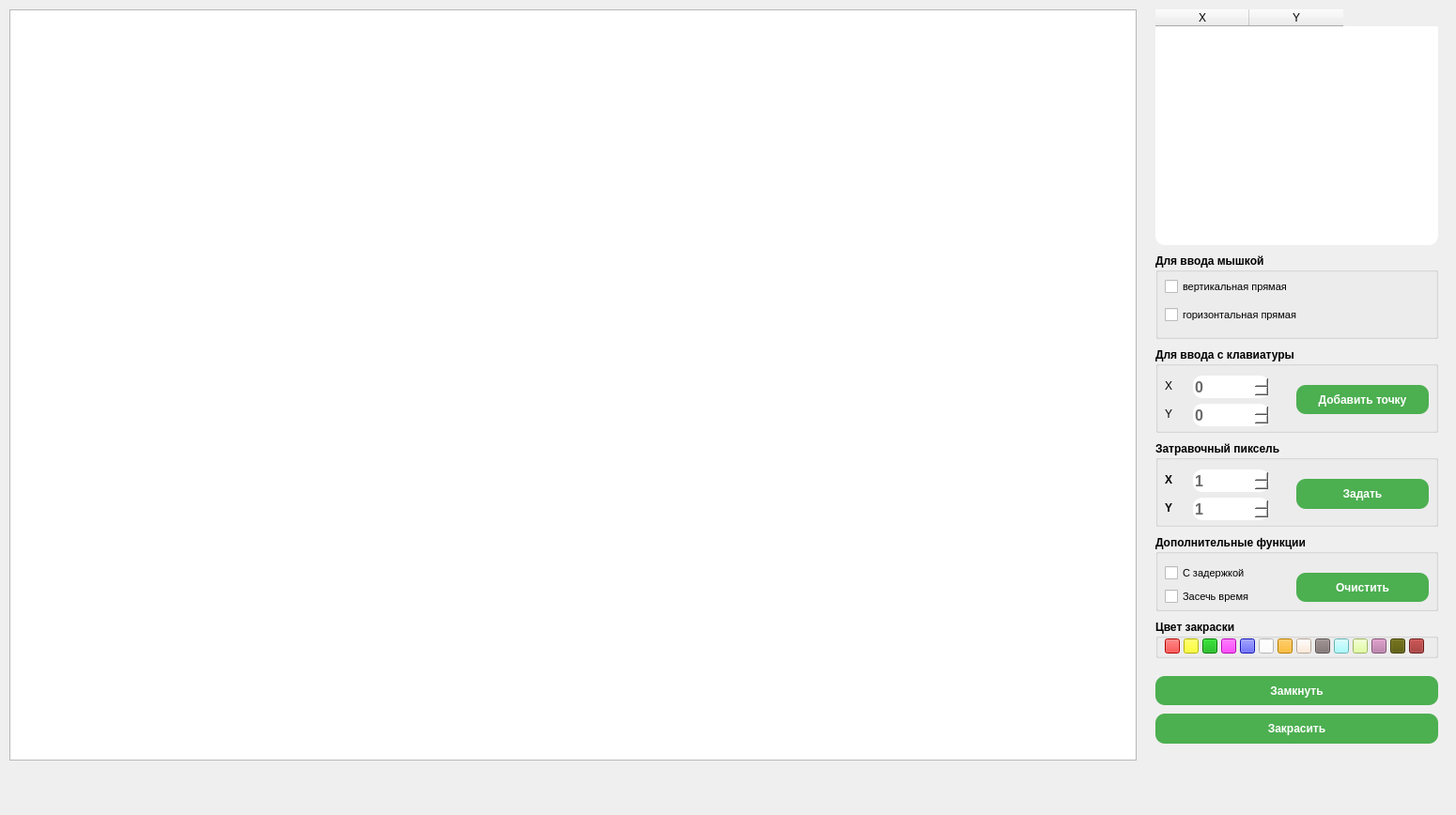
<?xml version="1.0" encoding="UTF-8"?>
<ui version="4.0">
 <class>MainWindow</class>
 <widget class="QMainWindow" name="MainWindow">
  <property name="geometry">
   <rect>
    <x>0</x>
    <y>0</y>
    <width>1550</width>
    <height>868</height>
   </rect>
  </property>
  <property name="windowTitle">
   <string>Заполнение областей</string>
  </property>
  <widget class="QWidget" name="centralwidget">
   <widget class="QGraphicsView" name="view">
    <property name="geometry">
     <rect>
      <x>10</x>
      <y>10</y>
      <width>1200</width>
      <height>800</height>
     </rect>
    </property>
    <property name="maximumSize">
     <size>
      <width>16777215</width>
      <height>811</height>
     </size>
    </property>
   </widget>
   <widget class="QTableWidget" name="table">
    <property name="geometry">
     <rect>
      <x>1230</x>
      <y>10</y>
      <width>301</width>
      <height>251</height>
     </rect>
    </property>
    <property name="styleSheet">
     <string notr="true">QTableWidget {display: inline-block;
                              font-size: 12px;
                              cursor: pointer;
                              text-align: center;
                              text-decoration: none;
                              outline: none;
                              color: #696969;
                              background-color: #fff;
                              border: none;
                              border-radius: 10px;
                              box-shadow: 0 9px #999;
                            }
QTableWidget:hover {background-color: #fff}
QTableWidget:pressed {
selection-background-color: #C0C0C0;
                              box-shadow: 0 5px #666;
                              transform: translateY(4px);
                            }</string>
    </property>
    <column>
     <property name="text">
      <string>X</string>
     </property>
    </column>
    <column>
     <property name="text">
      <string>Y</string>
     </property>
    </column>
   </widget>
   <widget class="QPushButton" name="paint">
    <property name="geometry">
     <rect>
      <x>1230</x>
      <y>760</y>
      <width>301</width>
      <height>32</height>
     </rect>
    </property>
    <property name="font">
     <font>
      <pointsize>-1</pointsize>
      <bold>true</bold>
      <underline>false</underline>
      <strikeout>false</strikeout>
     </font>
    </property>
    <property name="styleSheet">
     <string notr="true">QPushButton {
                                display: inline-block;
                                  font-size: 12px;
                                  cursor: pointer;
                                  text-align: center;
                                  text-decoration: none;
                                  outline: none;
                                  color: #fff;
                                  background-color: #4CAF50;
                                  border: none;
                                  border-radius: 10px;
                                 box-shadow: 0 9px #999;
                                }
QPushButton:hover {background-color: #3e8e41}
QPushButton:pressed {
                                  background-color: #3e8e41;
                                  box-shadow: 0 5px #666;
                                  transform: translateY(4px);
                                }</string>
    </property>
    <property name="text">
     <string>Закрасить</string>
    </property>
   </widget>
   <widget class="QLabel" name="label_color">
    <property name="geometry">
     <rect>
      <x>1430</x>
      <y>790</y>
      <width>51</width>
      <height>31</height>
     </rect>
    </property>
    <property name="text">
     <string>&lt;html&gt;&lt;head/&gt;&lt;body&gt;&lt;p&gt;&lt;br/&gt;&lt;/p&gt;&lt;/body&gt;&lt;/html&gt;</string>
    </property>
   </widget>
   <widget class="QGroupBox" name="groupBox">
    <property name="geometry">
     <rect>
      <x>1230</x>
      <y>270</y>
      <width>301</width>
      <height>91</height>
     </rect>
    </property>
    <property name="font">
     <font>
      <pointsize>9</pointsize>
      <bold>true</bold>
     </font>
    </property>
    <property name="title">
     <string>Для ввода мышкой</string>
    </property>
    <widget class="QCheckBox" name="vertic">
     <property name="geometry">
      <rect>
       <x>10</x>
       <y>20</y>
       <width>251</width>
       <height>31</height>
      </rect>
     </property>
     <property name="font">
      <font>
       <pointsize>8</pointsize>
       <bold>false</bold>
      </font>
     </property>
     <property name="text">
      <string>вертикальная прямая</string>
     </property>
    </widget>
    <widget class="QCheckBox" name="horiz">
     <property name="geometry">
      <rect>
       <x>10</x>
       <y>50</y>
       <width>271</width>
       <height>31</height>
      </rect>
     </property>
     <property name="font">
      <font>
       <pointsize>8</pointsize>
       <bold>false</bold>
      </font>
     </property>
     <property name="text">
      <string>горизонтальная прямая</string>
     </property>
    </widget>
   </widget>
   <widget class="QGroupBox" name="groupBox_2">
    <property name="geometry">
     <rect>
      <x>1230</x>
      <y>370</y>
      <width>301</width>
      <height>91</height>
     </rect>
    </property>
    <property name="font">
     <font>
      <bold>true</bold>
     </font>
    </property>
    <property name="title">
     <string>Для ввода с клавиатуры</string>
    </property>
    <widget class="QSpinBox" name="x">
     <property name="geometry">
      <rect>
       <x>40</x>
       <y>30</y>
       <width>81</width>
       <height>24</height>
      </rect>
     </property>
     <property name="styleSheet">
      <string notr="true">QSpinBox {
                              display: inline-block;
                              font-size: 16px;
                              cursor: pointer;
                              text-align: center;
                              text-decoration: none;
                              outline: none;
                              color: #696969;
                              background-color: #fff;
                              border: none;
                              border-radius: 10px;
                              box-shadow: 0 9px #999;
                            }
                            QSpinBox:hover {background-color: #fff}
                            QSpinBox:pressed {
                              selection-background-color: #C0C0C0;
                              box-shadow: 0 5px #666;
                              transform: translateY(4px);
                            }</string>
     </property>
     <property name="minimum">
      <number>0</number>
     </property>
     <property name="maximum">
      <number>1200</number>
     </property>
    </widget>
    <widget class="QLabel" name="label">
     <property name="geometry">
      <rect>
       <x>10</x>
       <y>30</y>
       <width>16</width>
       <height>21</height>
      </rect>
     </property>
     <property name="font">
      <font>
       <bold>false</bold>
      </font>
     </property>
     <property name="text">
      <string>X</string>
     </property>
    </widget>
    <widget class="QSpinBox" name="y">
     <property name="geometry">
      <rect>
       <x>40</x>
       <y>60</y>
       <width>81</width>
       <height>24</height>
      </rect>
     </property>
     <property name="styleSheet">
      <string notr="true">QSpinBox {
                              display: inline-block;
                              font-size: 16px;
                              cursor: pointer;
                              text-align: center;
                              text-decoration: none;
                              outline: none;
                              color: #696969;
                              background-color: #fff;
                              border: none;
                              border-radius: 10px;
                              box-shadow: 0 9px #999;
                            }
                            QSpinBox:hover {background-color: #fff}
                            QSpinBox:pressed {
                              selection-background-color: #C0C0C0;
                              box-shadow: 0 5px #666;
                              transform: translateY(4px);
                            }</string>
     </property>
     <property name="minimum">
      <number>0</number>
     </property>
     <property name="maximum">
      <number>800</number>
     </property>
    </widget>
    <widget class="QLabel" name="label_2">
     <property name="geometry">
      <rect>
       <x>10</x>
       <y>60</y>
       <width>16</width>
       <height>21</height>
      </rect>
     </property>
     <property name="font">
      <font>
       <bold>false</bold>
      </font>
     </property>
     <property name="text">
      <string>Y</string>
     </property>
    </widget>
    <widget class="QPushButton" name="addpoint">
     <property name="geometry">
      <rect>
       <x>150</x>
       <y>40</y>
       <width>141</width>
       <height>31</height>
      </rect>
     </property>
     <property name="font">
      <font>
       <pointsize>-1</pointsize>
       <bold>true</bold>
       <underline>false</underline>
       <strikeout>false</strikeout>
      </font>
     </property>
     <property name="styleSheet">
      <string notr="true">QPushButton {
                                display: inline-block;
                                  font-size: 12px;
                                  cursor: pointer;
                                  text-align: center;
                                  text-decoration: none;
                                  outline: none;
                                  color: #fff;
                                  background-color: #4CAF50;
                                  border: none;
                                  border-radius: 10px;
                                 box-shadow: 0 9px #999;
                                }
QPushButton:hover {background-color: #3e8e41}
QPushButton:pressed {
                                  background-color: #3e8e41;
                                  box-shadow: 0 5px #666;
                                  transform: translateY(4px);
                                }</string>
     </property>
     <property name="text">
      <string>Добавить точку</string>
     </property>
    </widget>
   </widget>
   <widget class="QGroupBox" name="groupBox_3">
    <property name="geometry">
     <rect>
      <x>1230</x>
      <y>470</y>
      <width>301</width>
      <height>91</height>
     </rect>
    </property>
    <property name="font">
     <font>
      <bold>true</bold>
     </font>
    </property>
    <property name="title">
     <string>Затравочный пиксель</string>
    </property>
    <widget class="QSpinBox" name="p_x">
     <property name="geometry">
      <rect>
       <x>40</x>
       <y>30</y>
       <width>81</width>
       <height>24</height>
      </rect>
     </property>
     <property name="styleSheet">
      <string notr="true">QSpinBox {
                              display: inline-block;
                              font-size: 16px;
                              cursor: pointer;
                              text-align: center;
                              text-decoration: none;
                              outline: none;
                              color: #696969;
                              background-color: #fff;
                              border: none;
                              border-radius: 10px;
                              box-shadow: 0 9px #999;
                            }
                            QSpinBox:hover {background-color: #fff}
                            QSpinBox:pressed {
                              selection-background-color: #C0C0C0;
                              box-shadow: 0 5px #666;
                              transform: translateY(4px);
                            }</string>
     </property>
     <property name="minimum">
      <number>1</number>
     </property>
     <property name="maximum">
      <number>1200</number>
     </property>
    </widget>
    <widget class="QLabel" name="label_4">
     <property name="geometry">
      <rect>
       <x>10</x>
       <y>30</y>
       <width>16</width>
       <height>21</height>
      </rect>
     </property>
     <property name="text">
      <string>X</string>
     </property>
    </widget>
    <widget class="QSpinBox" name="p_y">
     <property name="geometry">
      <rect>
       <x>40</x>
       <y>60</y>
       <width>81</width>
       <height>24</height>
      </rect>
     </property>
     <property name="styleSheet">
      <string notr="true">QSpinBox {
                              display: inline-block;
                              font-size: 16px;
                              cursor: pointer;
                              text-align: center;
                              text-decoration: none;
                              outline: none;
                              color: #696969;
                              background-color: #fff;
                              border: none;
                              border-radius: 10px;
                              box-shadow: 0 9px #999;
                            }
                            QSpinBox:hover {background-color: #fff}
                            QSpinBox:pressed {
                              selection-background-color: #C0C0C0;
                              box-shadow: 0 5px #666;
                              transform: translateY(4px);
                            }</string>
     </property>
     <property name="minimum">
      <number>1</number>
     </property>
     <property name="maximum">
      <number>800</number>
     </property>
    </widget>
    <widget class="QLabel" name="label_5">
     <property name="geometry">
      <rect>
       <x>10</x>
       <y>60</y>
       <width>16</width>
       <height>21</height>
      </rect>
     </property>
     <property name="text">
      <string>Y</string>
     </property>
    </widget>
    <widget class="QPushButton" name="pixel_z">
     <property name="geometry">
      <rect>
       <x>150</x>
       <y>40</y>
       <width>141</width>
       <height>32</height>
      </rect>
     </property>
     <property name="styleSheet">
      <string notr="true">QPushButton {
                                display: inline-block;
                                  font-size: 12px;
                                  cursor: pointer;
                                  text-align: center;
                                  text-decoration: none;
                                  outline: none;
                                  color: #fff;
                                  background-color: #4CAF50;
                                  border: none;
                                  border-radius: 10px;
                                 box-shadow: 0 9px #999;
                                }
QPushButton:hover {background-color: #3e8e41}
QPushButton:pressed {
                                  background-color: #3e8e41;
                                  box-shadow: 0 5px #666;
                                  transform: translateY(4px);
                                }</string>
     </property>
     <property name="text">
      <string>Задать</string>
     </property>
    </widget>
   </widget>
   <widget class="QGroupBox" name="groupBox_4">
    <property name="geometry">
     <rect>
      <x>1230</x>
      <y>570</y>
      <width>301</width>
      <height>81</height>
     </rect>
    </property>
    <property name="font">
     <font>
      <bold>true</bold>
     </font>
    </property>
    <property name="title">
     <string>Дополнительные функции</string>
    </property>
    <widget class="QCheckBox" name="delay">
     <property name="geometry">
      <rect>
       <x>10</x>
       <y>30</y>
       <width>161</width>
       <height>20</height>
      </rect>
     </property>
     <property name="font">
      <font>
       <pointsize>8</pointsize>
       <bold>false</bold>
      </font>
     </property>
     <property name="text">
      <string>С задержкой</string>
     </property>
    </widget>
    <widget class="QCheckBox" name="timer">
     <property name="geometry">
      <rect>
       <x>10</x>
       <y>50</y>
       <width>161</width>
       <height>31</height>
      </rect>
     </property>
     <property name="font">
      <font>
       <pointsize>8</pointsize>
       <bold>false</bold>
      </font>
     </property>
     <property name="text">
      <string>Засечь время</string>
     </property>
    </widget>
    <widget class="QPushButton" name="erase">
     <property name="geometry">
      <rect>
       <x>150</x>
       <y>40</y>
       <width>141</width>
       <height>31</height>
      </rect>
     </property>
     <property name="styleSheet">
      <string notr="true">QPushButton {
                                display: inline-block;
                                  font-size: 12px;
                                  cursor: pointer;
                                  text-align: center;
                                  text-decoration: none;
                                  outline: none;
                                  color: #fff;
                                  background-color: #4CAF50;
                                  border: none;
                                  border-radius: 10px;
                                 box-shadow: 0 9px #999;
                                }
QPushButton:hover {background-color: #3e8e41}
QPushButton:pressed {
                                  background-color: #3e8e41;
                                  box-shadow: 0 5px #666;
                                  transform: translateY(4px);
                                }</string>
     </property>
     <property name="text">
      <string>Очистить</string>
     </property>
    </widget>
   </widget>
   <widget class="QPushButton" name="lock">
    <property name="geometry">
     <rect>
      <x>1230</x>
      <y>720</y>
      <width>301</width>
      <height>31</height>
     </rect>
    </property>
    <property name="font">
     <font>
      <pointsize>-1</pointsize>
      <bold>true</bold>
      <underline>false</underline>
      <strikeout>false</strikeout>
     </font>
    </property>
    <property name="styleSheet">
     <string notr="true">QPushButton {
                                display: inline-block;
                                  font-size: 12px;
                                  cursor: pointer;
                                  text-align: center;
                                  text-decoration: none;
                                  outline: none;
                                  color: #fff;
                                  background-color: #4CAF50;
                                  border: none;
                                  border-radius: 10px;
                                 box-shadow: 0 9px #999;
                                }
QPushButton:hover {background-color: #3e8e41}
QPushButton:pressed {
                                  background-color: #3e8e41;
                                  box-shadow: 0 5px #666;
                                  transform: translateY(4px);
                                }</string>
    </property>
    <property name="text">
     <string>Замкнуть</string>
    </property>
   </widget>
   <widget class="QGroupBox" name="groupBox_5">
    <property name="geometry">
     <rect>
      <x>1230</x>
      <y>660</y>
      <width>301</width>
      <height>41</height>
     </rect>
    </property>
    <property name="font">
     <font>
      <bold>true</bold>
     </font>
    </property>
    <property name="title">
     <string>Цвет закраски</string>
    </property>
    <widget class="QPushButton" name="addpoint_2">
     <property name="geometry">
      <rect>
       <x>10</x>
       <y>20</y>
       <width>16</width>
       <height>16</height>
      </rect>
     </property>
     <property name="styleSheet">
      <string notr="true">background-color: rgb(255, 0, 0);</string>
     </property>
     <property name="text">
      <string/>
     </property>
    </widget>
    <widget class="QPushButton" name="addpoint_3">
     <property name="geometry">
      <rect>
       <x>30</x>
       <y>20</y>
       <width>16</width>
       <height>16</height>
      </rect>
     </property>
     <property name="styleSheet">
      <string notr="true">background-color: rgb(255, 255, 0);</string>
     </property>
     <property name="text">
      <string/>
     </property>
    </widget>
    <widget class="QPushButton" name="addpoint_4">
     <property name="geometry">
      <rect>
       <x>50</x>
       <y>20</y>
       <width>16</width>
       <height>16</height>
      </rect>
     </property>
     <property name="styleSheet">
      <string notr="true">background-color: rgb(0, 170, 0);</string>
     </property>
     <property name="text">
      <string/>
     </property>
    </widget>
    <widget class="QPushButton" name="addpoint_5">
     <property name="geometry">
      <rect>
       <x>70</x>
       <y>20</y>
       <width>16</width>
       <height>16</height>
      </rect>
     </property>
     <property name="styleSheet">
      <string notr="true">background-color: rgb(255, 0, 255);</string>
     </property>
     <property name="text">
      <string/>
     </property>
    </widget>
    <widget class="QPushButton" name="addpoint_6">
     <property name="geometry">
      <rect>
       <x>90</x>
       <y>20</y>
       <width>16</width>
       <height>16</height>
      </rect>
     </property>
     <property name="styleSheet">
      <string notr="true">background-color: rgb(24, 27, 255);</string>
     </property>
     <property name="text">
      <string/>
     </property>
    </widget>
    <widget class="QPushButton" name="addpoint_7">
     <property name="geometry">
      <rect>
       <x>110</x>
       <y>20</y>
       <width>16</width>
       <height>16</height>
      </rect>
     </property>
     <property name="styleSheet">
      <string notr="true">background-color: rgb(255, 255, 255);</string>
     </property>
     <property name="text">
      <string/>
     </property>
    </widget>
    <widget class="QPushButton" name="addpoint_8">
     <property name="geometry">
      <rect>
       <x>130</x>
       <y>20</y>
       <width>16</width>
       <height>16</height>
      </rect>
     </property>
     <property name="styleSheet">
      <string notr="true">background-color: rgb(255, 170, 0);</string>
     </property>
     <property name="text">
      <string/>
     </property>
    </widget>
    <widget class="QPushButton" name="addpoint_9">
     <property name="geometry">
      <rect>
       <x>150</x>
       <y>20</y>
       <width>16</width>
       <height>16</height>
      </rect>
     </property>
     <property name="styleSheet">
      <string notr="true">background-color: rgb(255, 230, 208);</string>
     </property>
     <property name="text">
      <string/>
     </property>
    </widget>
    <widget class="QPushButton" name="addpoint_10">
     <property name="geometry">
      <rect>
       <x>170</x>
       <y>20</y>
       <width>16</width>
       <height>16</height>
      </rect>
     </property>
     <property name="styleSheet">
      <string notr="true">background-color: rgb(125, 111, 111);</string>
     </property>
     <property name="text">
      <string/>
     </property>
    </widget>
    <widget class="QPushButton" name="addpoint_11">
     <property name="geometry">
      <rect>
       <x>190</x>
       <y>20</y>
       <width>16</width>
       <height>16</height>
      </rect>
     </property>
     <property name="styleSheet">
      <string notr="true">background-color: rgb(144, 250, 255);</string>
     </property>
     <property name="text">
      <string/>
     </property>
    </widget>
    <widget class="QPushButton" name="addpoint_12">
     <property name="geometry">
      <rect>
       <x>210</x>
       <y>20</y>
       <width>16</width>
       <height>16</height>
      </rect>
     </property>
     <property name="styleSheet">
      <string notr="true">background-color: rgb(219, 255, 135);</string>
     </property>
     <property name="text">
      <string/>
     </property>
    </widget>
    <widget class="QPushButton" name="addpoint_13">
     <property name="geometry">
      <rect>
       <x>230</x>
       <y>20</y>
       <width>16</width>
       <height>16</height>
      </rect>
     </property>
     <property name="styleSheet">
      <string notr="true">background-color: rgb(180, 113, 160);</string>
     </property>
     <property name="text">
      <string/>
     </property>
    </widget>
    <widget class="QPushButton" name="addpoint_14">
     <property name="geometry">
      <rect>
       <x>250</x>
       <y>20</y>
       <width>16</width>
       <height>16</height>
      </rect>
     </property>
     <property name="styleSheet">
      <string notr="true">background-color: rgb(85, 85, 0);</string>
     </property>
     <property name="text">
      <string/>
     </property>
    </widget>
    <widget class="QPushButton" name="addpoint_15">
     <property name="geometry">
      <rect>
       <x>270</x>
       <y>20</y>
       <width>16</width>
       <height>16</height>
      </rect>
     </property>
     <property name="styleSheet">
      <string notr="true">background-color: rgb(148, 33, 33);</string>
     </property>
     <property name="text">
      <string/>
     </property>
    </widget>
   </widget>
  </widget>
 </widget>
 <resources/>
 <connections/>
</ui>
